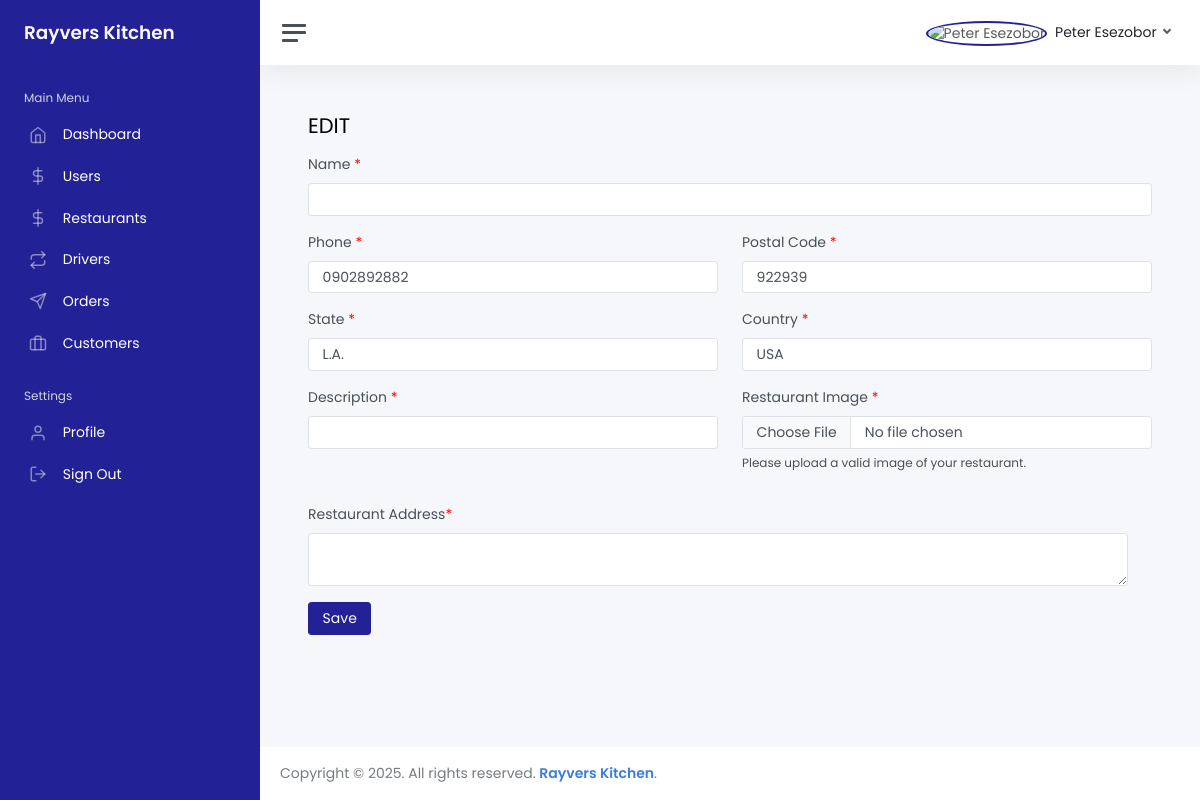
The page /dashboard/restaurants/edit/6/ (signed in) on the database its author committed.
### authentication/models.py (models this page shows, shortened)
class User(AbstractBaseUser, PermissionsMixin):
    USER_OPTIONS = [
        ("customer", "customer"),
        ("chef", "chef"),
        ("logistics", "logistics")
    ]
    AUTHENTICATION_PROVIDERS = [
        ("email", "email"),
        ("google", "google"),
        ("facebook", "facebook"),
        ("twitter", "twitter"),
    ]
    email = models.EmailField(_("email address"), unique=True)
    username = models.CharField(_("username"), max_length=20, blank=True, null=False)
    role = models.CharField(choices=USER_OPTIONS, max_length=10, default="customer", verbose_name="Who Am I?")
    provider = models.CharField(choices=AUTHENTICATION_PROVIDERS, default="email", max_length=10)
    is_staff = models.BooleanField(default=False)
    is_active = models.BooleanField(default=True)
    date_joined = models.DateTimeField(default=timezone.now)
    code = models.IntegerField(blank=True, null=True)
    is_verified = models.BooleanField(default=False)
    current_location_latitude = models.DecimalField(max_digits=10, decimal_places=10, null=True, blank=True)
    current_location_longitude = models.DecimalField(max_digits=10, decimal_places=10, null=True, blank=True)
    groups = models.ManyToManyField('auth.Group', blank=True, related_name='custom_users+')
    user_permissions = models.ManyToManyField('auth.Permission', blank=True, related_name='custom_users+')
    USERNAME_FIELD = "email"
    REQUIRED_FIELDS = []
    objects = CustomUserManager()
    class Meta:
        verbose_name_plural = "Users"
        verbose_name = "User"

class UserProfile(models.Model):
    user = models.OneToOneField(User, related_name="profile", on_delete=models.CASCADE, blank=True, null=True)
    name = models.CharField(max_length=30, blank=True, null=True)
    date_of_birth = models.DateField(null=True, blank=True)
    image_url = models.CharField(max_length=1000, blank=True, null=False)
    phone_number = models.CharField(max_length=30, blank=True, null=True)
    bio = models.TextField(blank=True, null=True)
    country = models.CharField(max_length=200, blank=True, null=True)
    state = models.CharField(max_length=200, blank=True, null=True)
    postal_code = models.CharField(max_length=200, blank=True, null=True)
    @property
    def get_image_url(self):
        if self.image_url:
            return self.image_url
        else:
            return 'https://res.cloudinary.com/daf9tr3lf/image/upload/v1737424631/undraw_profile_male_oovdba_achwuh.png'

### app/models.py (models this page shows, shortened)
class Restaurant(models.Model):
    user = models.ForeignKey(User, on_delete=models.CASCADE)
    kitchen_id = models.CharField(_("Kitchen id"), max_length=20, blank=True, null=False)
    image_url = models.CharField(max_length=2000, blank=True, null=True)
    name = models.CharField(max_length=255)
    description = models.TextField()
    address = models.TextField(blank=True)
    balance = models.DecimalField(default=0.0, max_digits=100, decimal_places=2)
    @property
    def _dishes(self):
        dishes = self.dishes.all().order_by("-pk")
        all_dishes = [{
            "id": dish.id,
            "name": dish.name,
            "ratings": dish.ratings,
            "description": dish.description,
            "delivery_options": dish.delivery_options,
            "time_duration": dish.time_duration,
            "get_category": dish.get_category,
            "price": dish.price,
            "_ingredients": dish._ingredients,
            "get_category": dish.get_category,
            "favourite": [fav.id for fav in dish.favourite.all()],
            "get_images": dish.get_all_image_urls_added_from_frontend,
        } for dish in dishes]
        return all_dishes
    class Meta:
        verbose_name_plural = "Restaurants"
        verbose_name = "Restaurant"

### dashboard/views.py (the view)
# urls.py: path("restaurants/edit/<int:pk>/", views.restaurant_edit, name="restaurant_edit"),
def restaurant_edit(request, pk):
    try:
        restaurant = Restaurant.objects.get(id=pk)
        dishes_count = len(restaurant._dishes)
    except Restaurant.DoesNotExist:
        raise Http404
    restaurant_users = User.objects.filter(role="chef")
    return render(request, 'dashboard/restaurant_edit.html', {
        "restaurant": restaurant,
        "dishes_count": dishes_count,
        "restaurant_users": restaurant_users,
    })

### templates/dashboard/restaurant_edit.html (shortened to what this page needs)
{% extends 'dashboard_base.html' %}
{% load static %}
{% load humanize %}
{% block content %}
<main class="content">
    <div class="container-fluid p-0">
        <h1 class="h3 mb-3">EDIT {{restaurant.name|upper}}</h1>
        <form id="editRestaurantForm" method="POST">
            <div class="staticFields">
                <div class="row">
                    <div class="col-12 mb-3">
                        <label for="name" class="form-label">Name <span class="asterisks">*</span></label>
                        <input type="text" value="{{restaurant.name}}" class="form-control" id="name" name="name"
                            required>
                    </div>
                </div>
                <div class="row">
                    <div class="col-sm-6 mb-3">
                        <label for="phone_number" class="form-label">Phone <span class="asterisks">*</span></label>
                        <input type="text" value="{{restaurant.user.profile.phone_number}}" class="form-control"
                            id="phone_number" name="phone_number" required>
                    </div>
                    <div class="col-sm-6 mb-3">
                        <label for="postal_code" class="form-label">Postal Code <span class="asterisks">*</span></label>
                        <input type="text" value="{{restaurant.user.profile.postal_code}}" class="form-control"
                            id="postal_code" name="postal_code" required>
                    </div>
                </div>
                <div class="row">
                    <div class="col-sm-6 mb-3">
                        <label for="state" class="form-label">State <span class="asterisks">*</span></label>
                        <input type="text" value="{{restaurant.user.profile.state}}" class="form-control" id="state"
                            name="state" required>
                    </div>
                    <div class="col-sm-6 mb-3">
                        <label for="country" class="form-label">Country <span class="asterisks">*</span></label>
                        <input type="text" value="{{restaurant.user.profile.country}}" class="form-control" id="country"
                            name="country" required>
                    </div>
                </div>
                <div class="row">
                    <div class="col-sm-6 mb-3">
                        <label for="description" class="form-label">Description <span class="asterisks">*</span></label>
                        <input type="text" value="{{restaurant.description}}" class="form-control" id="description"
                            name="description" required>
                    </div>
                    <div class="col-sm-6 mb-3 ">
                        <label for="restaurant_image" class="form-label">Restaurant Image <span
                                class="asterisks">*</span></label>
                        <input type="file" id="restaurant_image" name="restaurant_image" class="form-control">
                        <p style="font-size: 12px; margin-top: 5px;">
                            Please upload a valid image of your restaurant.
                        </p>
                    </div>
                </div>
                <div class="row">
                    <div class="row">
                        <div class="mb-3 col-12">
                            <label for="restaurant_address" class="form-label">Restaurant Address<span
                                    class="asterisks">*</span></label>
                            <textarea id="restaurant_address" name="restaurant_address" class="form-control"
                                required>{{restaurant.address}}</textarea>
                        </div>
                    </div>
                </div>
                <button type="submit" class="btn btn-primary">Save</button>
        </form>
    </div>
</main>
{% endblock %}

### templates/dashboard/_components/navbar.html (shortened to what this page needs)
{% load static %}
<nav class="navbar navbar-expand navbar-light navbar-bg">
    <a class="sidebar-toggle js-sidebar-toggle">
        <i class="hamburger align-self-center"></i>
    </a>
    <div class="navbar-collapse collapse">
        <ul class="navbar-nav navbar-align">
            <li class="nav-item dropdown d-flex align-items-center">
                <a class="nav-link dropdown-toggle d-sm-inline-block" href="#" data-bs-toggle="dropdown">
                    <img src="{{user.profile.get_image_url}}" id="profileImageNav"
                        style="border-radius: 50%; border: 2px solid #222296; object-fit: cover;" class="avatar me-1"
                        alt="{{user.profile.name}}" />
                    <span class="text-dark d-none d-sm-inline">
                        {{user.profile.name}}
                    </span>
                </a>
            </li>
        </ul>
    </div>
</nav>

### templates/dashboard/restaurant_edit.html (style rules this page uses)
.asterisks { color: red; }

### templates/dashboard_base.html (style rules this page uses)
body { font-family: "Poppins", serif !important; }
.btn-primary { background-color: rgb(34, 34, 150) !important; border: 1px solid rgb(34, 34, 150) !important; color: white !important; }

### rows shown on the page
User: profile.name "Peter Esezobor"
Restaurant: phone_number "0902892882", postal_code "922939", state "L.A.", country "USA"
